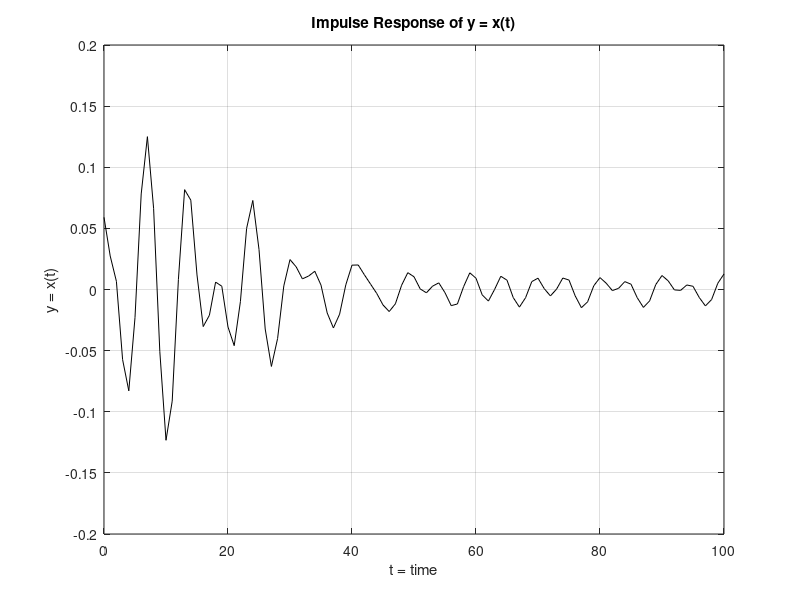
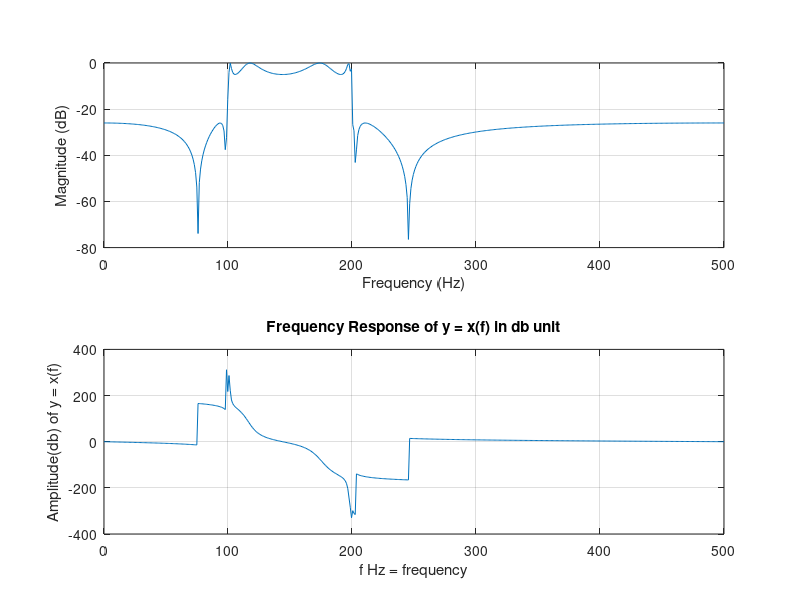

These charts were generated, in order, by the following MATLAB code:
Fs=1000;        % Let sampling frequency ,Fs = 1000 Hz
n=10;           % Given order = 10
wn = [100 200]/500;     % wn = BP range, that is given for BP passband frequency from 100 to 200Hz
                        % 500 means , Fs/2 = 1000/2 = 500Hz
Rp=5;                   % Given 5dB ripple for passband
Rs=20;                  % Given 20dB ripple for stopband
[b,a]=ellip(n,Rp,Rs,wn);% ellip() = For Elliptic filter (in time domain) 
                        % b,a coefficients of z transform X(z)=b0+b1y1+b2y2/a0+a1x1+a2x2
                        % b = zeroes, a = poles
[y,t]=impz(b,a,101);    % impz = impluse response(in time domain) 
                        % where, y = coefficients b, t = coefficients a
                        % let, 101 = no of sampling [0-100]
figure(1);              % for first figure
plot(t,y,'k');          % plot in x-axis = t,  y-axis = y in time domain, k = black
grid on;
title("Impulse Response of y = x(t)");
xlabel("t = time");
ylabel("y = x(t)");


figure(2);              % for 2nd figure
freqz(b,a,501,Fs);      % for frequency response in f-domain
                        % 501 = no of frequency samples
                        % Fs = sampling frequency used for
                        % normalization
title("Frequency Response of y = x(f) in db unit");
xlabel("f Hz = frequency");
ylabel("Amplitude(db) of y = x(f)");